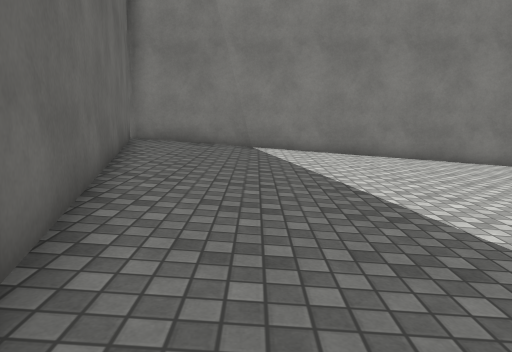
[1] (above)

15 first-person views from a walk through a Unity game level. The camera is 1.2 m above the floor, tilts 6° down and sees 70° across. The floor is counted in squares, 1 m on a side. Each view is taken from the middle of a square. On the plan, view 1 faces up. The plan holds only what a view shows up to about 15 squares ahead; the rest is blank. The place goes on beyond the plan. Some surface patterns are stand-ins.

[2]
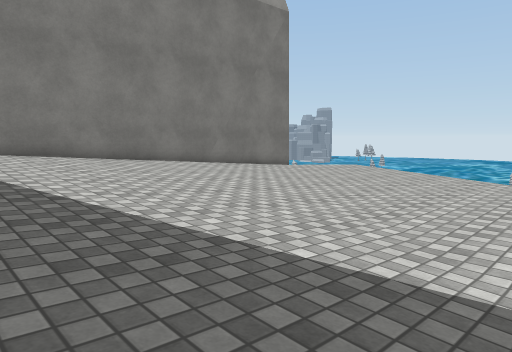

[3]
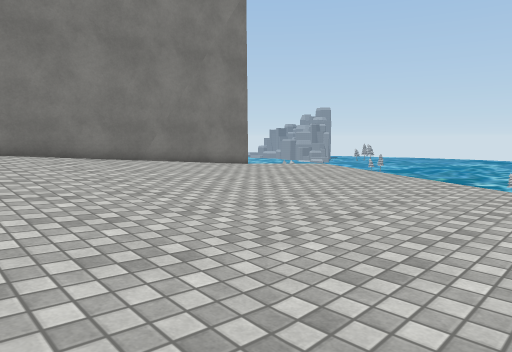

[4]
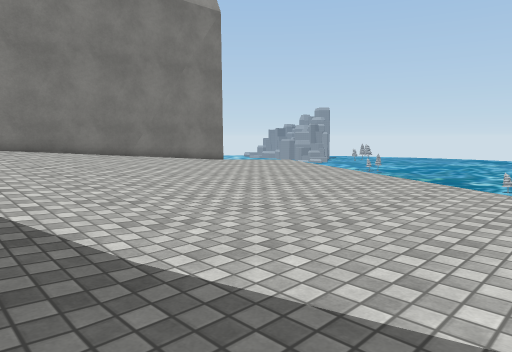

[5]
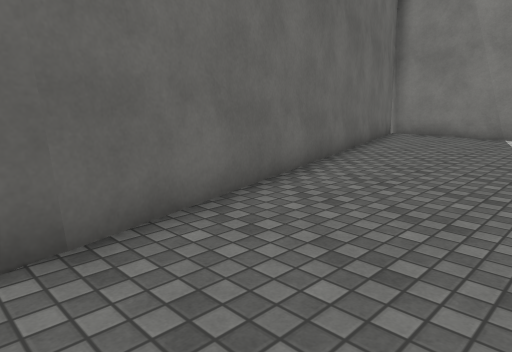

[6]
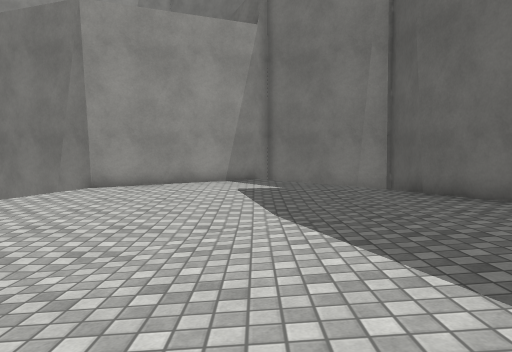

[7]
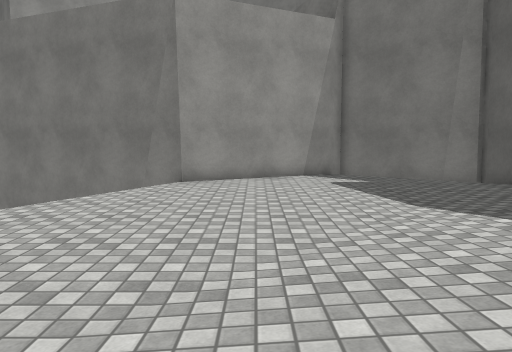

[8]
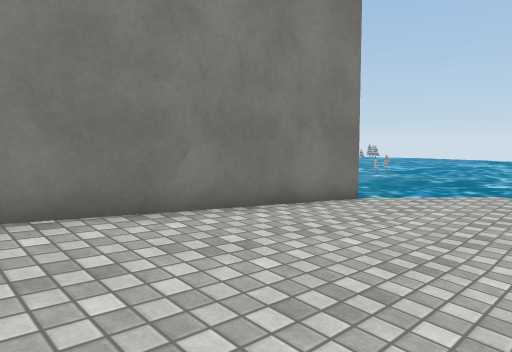

[9]
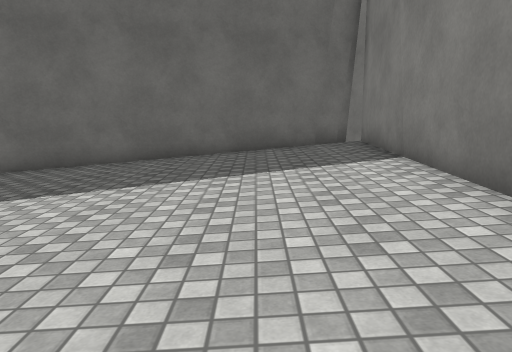

[10]
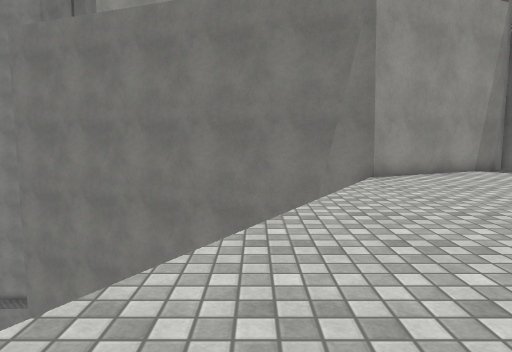

[11]
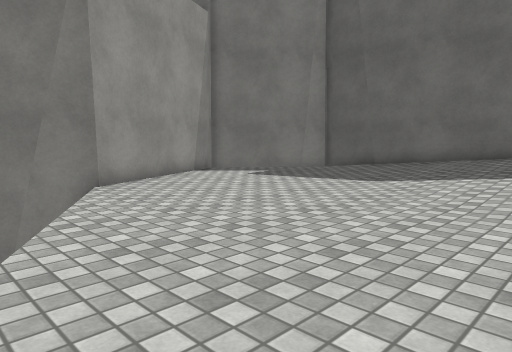

[12]
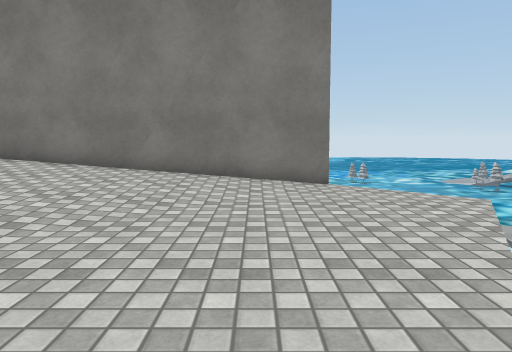

[13]
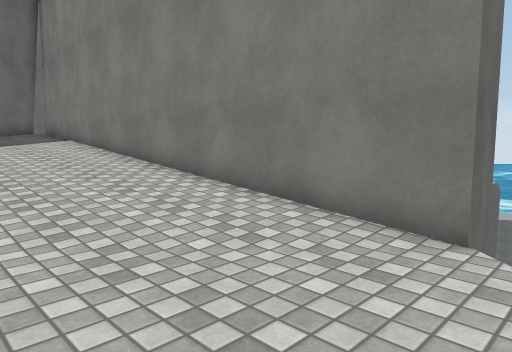

[14]
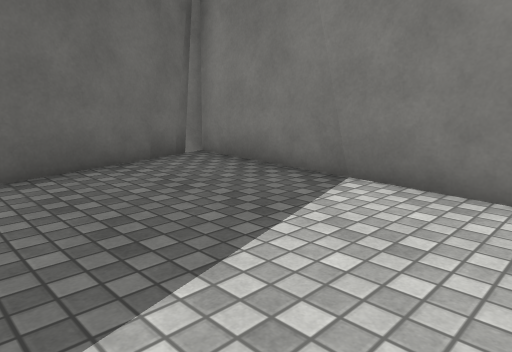

[15]
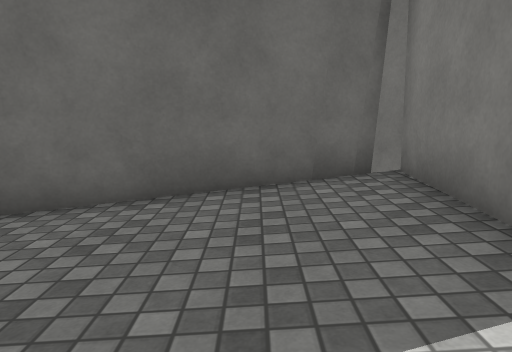

### Floor plan
Key: @ floor where view 1 was taken; # wall or solid block; x gap in a wall; . main floor; : floor 0.25 m higher than the main floor; + floor 0.5 m higher than the main floor; * floor 0.75 m higher than the main floor; % floor 1 m higher than the main floor; & floor 1.25 m higher than the main floor; v drop or lower ground.
Columns run from 7 left of view 1 to 20 right of it. Each row starts with its distance up from view 1.
 16                      #
 15                      #v
 14 #######              #v
 13   x&&&################x
 12    #&&%%%*****+++:::...v
 11    #&%%%*****+++:::.....v
 10    #%%%*****+++::::......
  9    ##%*****+++::::......v
  8     #*****+++::::.......v
  7     #****+++::::.......v
  6     #***+++::::........
  5     ##*+++::::........v
  4      #+++::::........v
  3      #++::::.........v
  2      #++:::.........v
  1      ##:::..........v
  0       #@:..........v
 -1       #:...........
 -2       #...........v
 -3       #..........v
 -4       ##........##v
 -5        ##.....######v
 -6         ##v.###    ###vv
 -7          ####          ##v
 -8                         ###v

Positions as (right, up) in squares from view 1, and headings:
1: (0, 0), facing up
2: (0, 0), facing up-right
3: (3, 0), facing up-right
4: (2, -3), facing up-right
5: (3, -3), facing up-left
6: (4, 8), facing down
7: (7, 8), facing down
8: (7, 8), facing up-right
9: (8, 10), facing left
10: (13, 7), facing down
11: (13, 5), facing down-left
12: (13, 3), facing up
13: (16, 8), facing up-left
14: (3, 8), facing up-left
15: (2, 11), facing left
